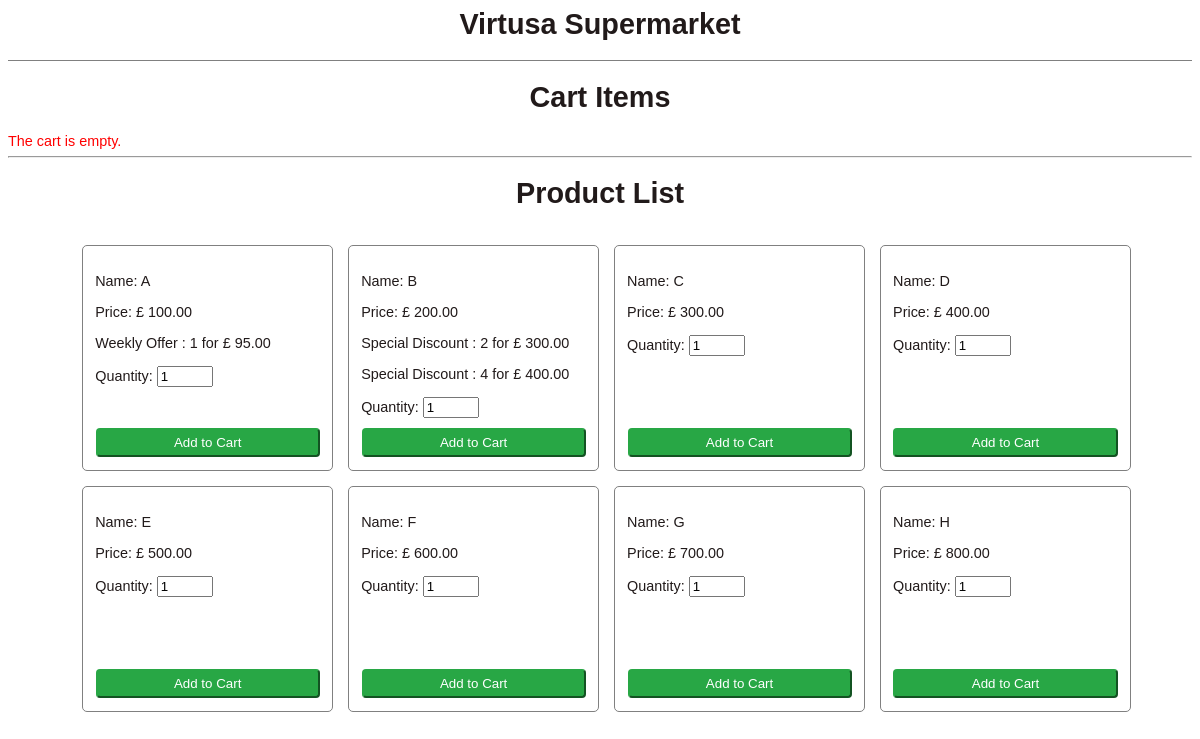
The page / on the database its author committed.
### tables this page shows
CREATE TABLE `products` (
  `product_id` int NOT NULL AUTO_INCREMENT,
  `product_name` varchar(1) NOT NULL,
  `product_price` decimal(10,2) NOT NULL,
  `currency_id_FK` int NOT NULL,
  `product_sku` varchar(1) NOT NULL,
  PRIMARY KEY (`product_id`)
);

CREATE TABLE `currency` (
  `currency_id` int NOT NULL AUTO_INCREMENT,
  `currency_name` varchar(45) NOT NULL,
  `currency_symbol` varchar(2) NOT NULL,
  PRIMARY KEY (`currency_id`)
);

CREATE TABLE `product_special_offer` (
  `product_special_offer_id` int NOT NULL AUTO_INCREMENT,
  `product_id_FK` int NOT NULL,
  `product_special_offer_type_id_FK` int DEFAULT NULL,
  `product_quantity` int DEFAULT NULL,
  `discount_product_price` decimal(10,2) DEFAULT NULL,
  PRIMARY KEY (`product_special_offer_id`)
);

CREATE TABLE `product_special_offer_type` (
  `product_special_offer_type_id` int NOT NULL AUTO_INCREMENT,
  `product_special_offer_type_name` varchar(45) NOT NULL,
  PRIMARY KEY (`product_special_offer_type_id`)
);

### includes/DBConnection.php (called while the page is built, shortened)
<?php
class DBConnection
{
    private string $hostname = 'localhost';
    private string $userName = 'root';
    private string $password = 'root';
    private string $databaseName = 'supermarket';
    public function connect(): void
    {
        $this->connection = new mysqli($this->hostname, $this->userName, $this->password, $this->databaseName);
    }
}

### includes/ProductCart.php (called while the page is built, shortened)
<?php
class ProductCart
{
    public function getCartProducts(): array
    {
        return $_SESSION['cart_product'] ?? [];
    }
}

### includes/Products.php (called while the page is built, shortened)
<?php
require_once(dirname(__DIR__).'/includes/Queries.php');
class Products extends Queries
{
    public function getProductList(): array
    {
        $sql = "SELECT * FROM products as p left join currency as c on p.currency_id_FK = c.currency_id";
        return $this->getResult($sql);
    }
    public function getProductSpecialOffers(): array
    {
        $sql = "SELECT * FROM product_special_offer as spo join product_special_offer_type as spot on spo.product_special_offer_type_id_FK=spot.product_special_offer_type_id";
        $result = $this->getResult($sql);
        $records = [];
        foreach ($result as $row) {
            $records[$row['product_id_FK']][] = $row;
        }
        return $records;
    }
}

### includes/Queries.php (called while the page is built, shortened)
<?php
require_once(dirname(__DIR__).'/includes/DBConnection.php');
class Queries extends DBConnection
{
    public function getResult(string $query): array
    {
        $records = [];
        $result = mysqli_query($this->connection, $query);
        while ($row = mysqli_fetch_assoc($result)) {
            $records[] = $row;
        }
        return $records;
    }
}

### views/ProductList.php (the view, shortened to what this page needs)
<?php
foreach ($product->getProductList() as $product) { ?>
    <form id="add_id=<?php echo $product['product_id'] ?>" action="includes/AddToCartProcess.php" method="post">
        <div class="product">
            <div class="text-left">
                <span>Name: <?php echo $product['product_sku'] ?></span>
            </div>
            <div class="text-left">
                <span>
                    Price:
                    <?php echo $product['currency_symbol'] ?>
                    <?php echo $product['product_price'] ?>
                </span>
            </div>
            <?php if (isset($productSpecialOffer[$product['product_id']])) {
                foreach ($productSpecialOffer[$product['product_id']] as $productOffer) {
                    ?>
                    <div class="text-left">
                    <span>
                        <?php echo $productOffer['product_special_offer_type_name'] ?> :
                        <?php echo $productOffer['product_quantity'] ?> for
                        <?php echo $product['currency_symbol'] ?>
                        <?php echo $productOffer['discount_product_price'] ?>
                    </span>
                    </div>
                <?php }
            } ?>
            <div class="text-left">
                Quantity: <input type="text" name="quantity" class="form-control" value="1"
                                 onkeypress="return isNumber()">
            </div>
            <div class="text-center">
                <button class="btn position-absolute" type="submit">
                    Add to Cart
                </button>
            </div>
        </div>
    </form>
<?php } ?>

### index.php (shortened to what this page needs)
<HTML>
<HEAD>
    <link href="public/app.css" type="text/css" rel="stylesheet"/>
</HEAD>
<body>
<div class="container">
    <div class="header">
        <div class="text-center site-header">
            <h1>Virtusa Supermarket</h1>
        </div>
    </div>
    <?php
    require_once 'includes/Products.php';
    require_once 'includes/ProductCart.php';
    $product = new Products();
    $productSpecialOffer = $product->getProductSpecialOffers();
    $productCart = new ProductCart($product);
    ?>
    <div class="product-cart">
        <?php include "views/CartItems.php"; ?>
    </div>
    <div>
        <hr>
    </div>
    <div class="text-center">
        <h1>Product List</h1>
    </div>
    <div class="product_lists">
        <?php include "views/ProductList.php"; ?>
    </div>
</div>
</body>
</HTML>

### views/CartItems.php
<div class="text-center">
    <h1>Cart Items</h1>
</div>
<?php
$cartProducts = $productCart->getCartProducts();
?>
<?php if (count($cartProducts) > 0) { ?>
    <div>
        <table class="product-cart-table">
            <tbody>
            <tr>
                <th>Name</th>
                <th>SKU</th>
                <th>Quantity</th>
                <th>Price</th>
                <th>Action</th>
            </tr>
            <?php
            foreach ($cartProducts as $item) { ?>
                <tr>
                    <td><?php echo $item['product_name'] ?></td>
                    <td><?php echo $item['sku'] ?></td>
                    <td><?php echo $item['quantity'] ?></td>
                    <td>
                        <?php echo $item['currency'] ?>
                        <?php echo $item['price'] ?>
                    </td>
                    <td>
                        <form id="remove_<?php echo $item['product_id'] ?>" action="includes/AddToCartProcess.php" method="post">
                            <input type="hidden" name="action" value="remove_from_cart">
                            <input type="hidden" name="product_id" value="<?php echo $item['product_id'] ?>" />
                            <button class="btn">Remove</button>
                        </form>
                    </td>
                </tr>
            <?php } ?>
            </tbody>
        </table>
    </div>
<?php } else { ?>
    <div>
        <span class="text-red">The cart is empty.</span>
    </div>
<?php } ?>

### public/app.css (style rules this page uses)
body { font-family: Arial; color: #211a1a; font-size: 0.9em; }
.text-center { text-align: center; }
.text-left { text-align: left; }
.text-red { color: red; }
.site-header { margin-bottom: 5px; border-bottom: 1px solid gray; }
.product_lists { margin-left: 5%; }
.product { width: 20%; float: left; border: 1px solid grey; padding: 12px; margin-left: 15px; margin-top: 15px; min-height: 200px; border-radius: 5px; position: relative; }
.product_lists .product div { margin-top: 15px; }
.btn { width: 90%; color: #fff; background-color: #28a745; border-color: #28a745; border-radius: 4px; padding: 5px 15px 5px 15px; bottom: 0px; left: 0px; margin: 5%; cursor: pointer; }
.position-absolute { position: absolute; }
.form-control { width: 25%; }

### rows shown on the page
products: product_sku "A", currency.currency_symbol "£", product_price "100.00"
product_special_offer: product_special_offer_type.product_special_offer_type_name "Weekly Offer", product_quantity "1", discount_product_price "95.00"
currency: currency_symbol "£"
products: product_sku "B", currency.currency_symbol "£", product_price "200.00"
product_special_offer: product_special_offer_type.product_special_offer_type_name "Special Discount", product_quantity "2", discount_product_price "300.00"
product_special_offer: product_special_offer_type.product_special_offer_type_name "Special Discount", product_quantity "4", discount_product_price "400.00"
products: product_sku "C", currency.currency_symbol "£", product_price "300.00"
products: product_sku "D", currency.currency_symbol "£", product_price "400.00"
products: product_sku "E", currency.currency_symbol "£", product_price "500.00"
products: product_sku "F", currency.currency_symbol "£", product_price "600.00"
products: product_sku "G", currency.currency_symbol "£", product_price "700.00"
products: product_sku "H", currency.currency_symbol "£", product_price "800.00"
